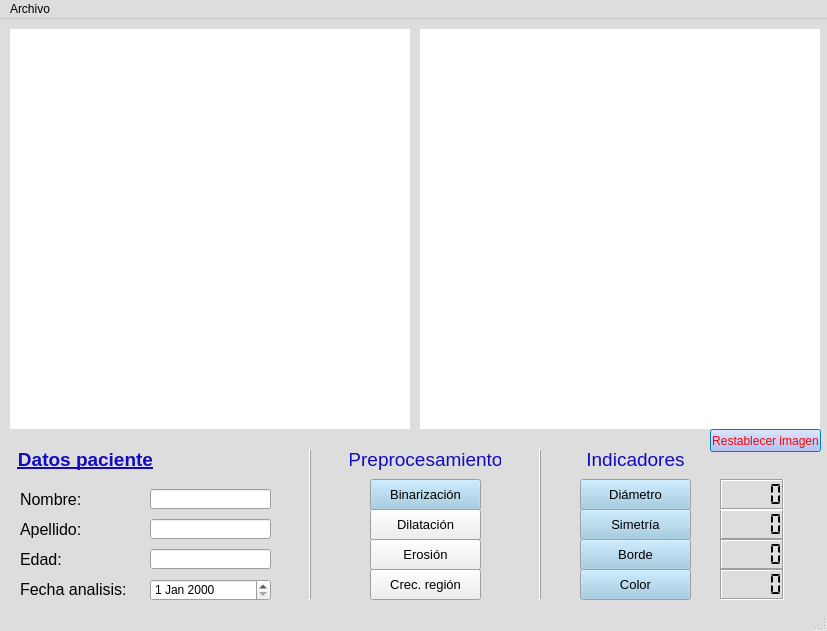
<?xml version="1.0" encoding="UTF-8"?>
<ui version="4.0">
 <class>MainWindow</class>
 <widget class="QMainWindow" name="MainWindow">
  <property name="geometry">
   <rect>
    <x>0</x>
    <y>0</y>
    <width>827</width>
    <height>631</height>
   </rect>
  </property>
  <property name="palette">
   <palette>
    <active>
     <colorrole role="Base">
      <brush brushstyle="SolidPattern">
       <color alpha="255">
        <red>255</red>
        <green>255</green>
        <blue>255</blue>
       </color>
      </brush>
     </colorrole>
     <colorrole role="Window">
      <brush brushstyle="SolidPattern">
       <color alpha="255">
        <red>221</red>
        <green>221</green>
        <blue>221</blue>
       </color>
      </brush>
     </colorrole>
    </active>
    <inactive>
     <colorrole role="Base">
      <brush brushstyle="SolidPattern">
       <color alpha="255">
        <red>255</red>
        <green>255</green>
        <blue>255</blue>
       </color>
      </brush>
     </colorrole>
     <colorrole role="Window">
      <brush brushstyle="SolidPattern">
       <color alpha="255">
        <red>221</red>
        <green>221</green>
        <blue>221</blue>
       </color>
      </brush>
     </colorrole>
    </inactive>
    <disabled>
     <colorrole role="Base">
      <brush brushstyle="SolidPattern">
       <color alpha="255">
        <red>221</red>
        <green>221</green>
        <blue>221</blue>
       </color>
      </brush>
     </colorrole>
     <colorrole role="Window">
      <brush brushstyle="SolidPattern">
       <color alpha="255">
        <red>221</red>
        <green>221</green>
        <blue>221</blue>
       </color>
      </brush>
     </colorrole>
    </disabled>
   </palette>
  </property>
  <property name="windowTitle">
   <string>MainWindow</string>
  </property>
  <property name="styleSheet">
   <string notr="true"/>
  </property>
  <property name="tabShape">
   <enum>QTabWidget::Rounded</enum>
  </property>
  <widget class="QWidget" name="centralWidget">
   <widget class="myQGraphicsView" name="graphicsView">
    <property name="geometry">
     <rect>
      <x>420</x>
      <y>10</y>
      <width>400</width>
      <height>400</height>
     </rect>
    </property>
    <property name="maximumSize">
     <size>
      <width>400</width>
      <height>400</height>
     </size>
    </property>
    <property name="mouseTracking">
     <bool>true</bool>
    </property>
    <property name="frameShape">
     <enum>QFrame::NoFrame</enum>
    </property>
    <property name="frameShadow">
     <enum>QFrame::Plain</enum>
    </property>
    <property name="verticalScrollBarPolicy">
     <enum>Qt::ScrollBarAlwaysOff</enum>
    </property>
    <property name="horizontalScrollBarPolicy">
     <enum>Qt::ScrollBarAlwaysOff</enum>
    </property>
   </widget>
   <widget class="QPushButton" name="pushButton">
    <property name="enabled">
     <bool>true</bool>
    </property>
    <property name="geometry">
     <rect>
      <x>370</x>
      <y>460</y>
      <width>111</width>
      <height>31</height>
     </rect>
    </property>
    <property name="palette">
     <palette>
      <active>
       <colorrole role="Button">
        <brush brushstyle="SolidPattern">
         <color alpha="255">
          <red>151</red>
          <green>199</green>
          <blue>225</blue>
         </color>
        </brush>
       </colorrole>
       <colorrole role="ButtonText">
        <brush brushstyle="SolidPattern">
         <color alpha="255">
          <red>0</red>
          <green>0</green>
          <blue>0</blue>
         </color>
        </brush>
       </colorrole>
       <colorrole role="Base">
        <brush brushstyle="SolidPattern">
         <color alpha="255">
          <red>137</red>
          <green>208</green>
          <blue>229</blue>
         </color>
        </brush>
       </colorrole>
      </active>
      <inactive>
       <colorrole role="Button">
        <brush brushstyle="SolidPattern">
         <color alpha="255">
          <red>151</red>
          <green>199</green>
          <blue>225</blue>
         </color>
        </brush>
       </colorrole>
       <colorrole role="ButtonText">
        <brush brushstyle="SolidPattern">
         <color alpha="255">
          <red>0</red>
          <green>0</green>
          <blue>0</blue>
         </color>
        </brush>
       </colorrole>
       <colorrole role="Base">
        <brush brushstyle="SolidPattern">
         <color alpha="255">
          <red>137</red>
          <green>208</green>
          <blue>229</blue>
         </color>
        </brush>
       </colorrole>
      </inactive>
      <disabled>
       <colorrole role="Button">
        <brush brushstyle="SolidPattern">
         <color alpha="255">
          <red>151</red>
          <green>199</green>
          <blue>225</blue>
         </color>
        </brush>
       </colorrole>
       <colorrole role="ButtonText">
        <brush brushstyle="SolidPattern">
         <color alpha="255">
          <red>120</red>
          <green>120</green>
          <blue>120</blue>
         </color>
        </brush>
       </colorrole>
       <colorrole role="Base">
        <brush brushstyle="SolidPattern">
         <color alpha="255">
          <red>221</red>
          <green>221</green>
          <blue>221</blue>
         </color>
        </brush>
       </colorrole>
      </disabled>
     </palette>
    </property>
    <property name="font">
     <font>
      <family>Khmer UI</family>
      <pointsize>10</pointsize>
      <weight>50</weight>
      <italic>false</italic>
      <bold>false</bold>
     </font>
    </property>
    <property name="text">
     <string>Binarización</string>
    </property>
    <property name="checkable">
     <bool>false</bool>
    </property>
   </widget>
   <widget class="QLabel" name="label_6">
    <property name="geometry">
     <rect>
      <x>570</x>
      <y>430</y>
      <width>131</width>
      <height>21</height>
     </rect>
    </property>
    <property name="palette">
     <palette>
      <active>
       <colorrole role="WindowText">
        <brush brushstyle="SolidPattern">
         <color alpha="255">
          <red>17</red>
          <green>11</green>
          <blue>189</blue>
         </color>
        </brush>
       </colorrole>
       <colorrole role="Text">
        <brush brushstyle="SolidPattern">
         <color alpha="255">
          <red>0</red>
          <green>0</green>
          <blue>0</blue>
         </color>
        </brush>
       </colorrole>
      </active>
      <inactive>
       <colorrole role="WindowText">
        <brush brushstyle="SolidPattern">
         <color alpha="255">
          <red>17</red>
          <green>11</green>
          <blue>189</blue>
         </color>
        </brush>
       </colorrole>
       <colorrole role="Text">
        <brush brushstyle="SolidPattern">
         <color alpha="255">
          <red>0</red>
          <green>0</green>
          <blue>0</blue>
         </color>
        </brush>
       </colorrole>
      </inactive>
      <disabled>
       <colorrole role="WindowText">
        <brush brushstyle="SolidPattern">
         <color alpha="255">
          <red>120</red>
          <green>120</green>
          <blue>120</blue>
         </color>
        </brush>
       </colorrole>
       <colorrole role="Text">
        <brush brushstyle="SolidPattern">
         <color alpha="255">
          <red>120</red>
          <green>120</green>
          <blue>120</blue>
         </color>
        </brush>
       </colorrole>
      </disabled>
     </palette>
    </property>
    <property name="font">
     <font>
      <family>Khmer UI</family>
      <pointsize>14</pointsize>
      <weight>50</weight>
      <bold>false</bold>
     </font>
    </property>
    <property name="text">
     <string>Indicadores</string>
    </property>
    <property name="alignment">
     <set>Qt::AlignCenter</set>
    </property>
   </widget>
   <widget class="QLCDNumber" name="lcdNumber">
    <property name="geometry">
     <rect>
      <x>720</x>
      <y>490</y>
      <width>64</width>
      <height>31</height>
     </rect>
    </property>
    <property name="frameShadow">
     <enum>QFrame::Sunken</enum>
    </property>
    <property name="segmentStyle">
     <enum>QLCDNumber::Flat</enum>
    </property>
   </widget>
   <widget class="QLCDNumber" name="lcdNumber_2">
    <property name="geometry">
     <rect>
      <x>720</x>
      <y>520</y>
      <width>64</width>
      <height>31</height>
     </rect>
    </property>
    <property name="frameShadow">
     <enum>QFrame::Sunken</enum>
    </property>
    <property name="segmentStyle">
     <enum>QLCDNumber::Flat</enum>
    </property>
   </widget>
   <widget class="QLCDNumber" name="lcdNumber_3">
    <property name="geometry">
     <rect>
      <x>720</x>
      <y>550</y>
      <width>64</width>
      <height>31</height>
     </rect>
    </property>
    <property name="frameShadow">
     <enum>QFrame::Sunken</enum>
    </property>
    <property name="segmentStyle">
     <enum>QLCDNumber::Flat</enum>
    </property>
   </widget>
   <widget class="QLCDNumber" name="lcdNumber_4">
    <property name="geometry">
     <rect>
      <x>720</x>
      <y>460</y>
      <width>64</width>
      <height>31</height>
     </rect>
    </property>
    <property name="palette">
     <palette>
      <active>
       <colorrole role="Button">
        <brush brushstyle="SolidPattern">
         <color alpha="255">
          <red>0</red>
          <green>0</green>
          <blue>0</blue>
         </color>
        </brush>
       </colorrole>
      </active>
      <inactive>
       <colorrole role="Button">
        <brush brushstyle="SolidPattern">
         <color alpha="255">
          <red>0</red>
          <green>0</green>
          <blue>0</blue>
         </color>
        </brush>
       </colorrole>
      </inactive>
      <disabled>
       <colorrole role="Button">
        <brush brushstyle="SolidPattern">
         <color alpha="255">
          <red>0</red>
          <green>0</green>
          <blue>0</blue>
         </color>
        </brush>
       </colorrole>
      </disabled>
     </palette>
    </property>
    <property name="frameShadow">
     <enum>QFrame::Sunken</enum>
    </property>
    <property name="segmentStyle">
     <enum>QLCDNumber::Flat</enum>
    </property>
   </widget>
   <widget class="QPushButton" name="pushButton_2">
    <property name="geometry">
     <rect>
      <x>370</x>
      <y>520</y>
      <width>111</width>
      <height>31</height>
     </rect>
    </property>
    <property name="palette">
     <palette>
      <active>
       <colorrole role="ButtonText">
        <brush brushstyle="SolidPattern">
         <color alpha="255">
          <red>0</red>
          <green>0</green>
          <blue>0</blue>
         </color>
        </brush>
       </colorrole>
      </active>
      <inactive>
       <colorrole role="ButtonText">
        <brush brushstyle="SolidPattern">
         <color alpha="255">
          <red>0</red>
          <green>0</green>
          <blue>0</blue>
         </color>
        </brush>
       </colorrole>
      </inactive>
      <disabled>
       <colorrole role="ButtonText">
        <brush brushstyle="SolidPattern">
         <color alpha="255">
          <red>120</red>
          <green>120</green>
          <blue>120</blue>
         </color>
        </brush>
       </colorrole>
      </disabled>
     </palette>
    </property>
    <property name="font">
     <font>
      <family>Khmer UI</family>
      <pointsize>10</pointsize>
     </font>
    </property>
    <property name="text">
     <string>Erosión</string>
    </property>
   </widget>
   <widget class="QPushButton" name="pushButton_3">
    <property name="geometry">
     <rect>
      <x>370</x>
      <y>490</y>
      <width>111</width>
      <height>31</height>
     </rect>
    </property>
    <property name="palette">
     <palette>
      <active>
       <colorrole role="ButtonText">
        <brush brushstyle="SolidPattern">
         <color alpha="255">
          <red>0</red>
          <green>0</green>
          <blue>0</blue>
         </color>
        </brush>
       </colorrole>
      </active>
      <inactive>
       <colorrole role="ButtonText">
        <brush brushstyle="SolidPattern">
         <color alpha="255">
          <red>0</red>
          <green>0</green>
          <blue>0</blue>
         </color>
        </brush>
       </colorrole>
      </inactive>
      <disabled>
       <colorrole role="ButtonText">
        <brush brushstyle="SolidPattern">
         <color alpha="255">
          <red>120</red>
          <green>120</green>
          <blue>120</blue>
         </color>
        </brush>
       </colorrole>
      </disabled>
     </palette>
    </property>
    <property name="font">
     <font>
      <family>Khmer UI</family>
      <pointsize>10</pointsize>
     </font>
    </property>
    <property name="text">
     <string>Dilatación</string>
    </property>
   </widget>
   <widget class="QPushButton" name="pushButton_4">
    <property name="geometry">
     <rect>
      <x>370</x>
      <y>550</y>
      <width>111</width>
      <height>31</height>
     </rect>
    </property>
    <property name="palette">
     <palette>
      <active>
       <colorrole role="ButtonText">
        <brush brushstyle="SolidPattern">
         <color alpha="255">
          <red>0</red>
          <green>0</green>
          <blue>0</blue>
         </color>
        </brush>
       </colorrole>
      </active>
      <inactive>
       <colorrole role="ButtonText">
        <brush brushstyle="SolidPattern">
         <color alpha="255">
          <red>0</red>
          <green>0</green>
          <blue>0</blue>
         </color>
        </brush>
       </colorrole>
      </inactive>
      <disabled>
       <colorrole role="ButtonText">
        <brush brushstyle="SolidPattern">
         <color alpha="255">
          <red>120</red>
          <green>120</green>
          <blue>120</blue>
         </color>
        </brush>
       </colorrole>
      </disabled>
     </palette>
    </property>
    <property name="font">
     <font>
      <family>Khmer UI</family>
      <pointsize>10</pointsize>
     </font>
    </property>
    <property name="text">
     <string>Crec. región</string>
    </property>
   </widget>
   <widget class="myQGraphicsView" name="graphicsView_2">
    <property name="geometry">
     <rect>
      <x>10</x>
      <y>10</y>
      <width>400</width>
      <height>400</height>
     </rect>
    </property>
    <property name="maximumSize">
     <size>
      <width>400</width>
      <height>400</height>
     </size>
    </property>
    <property name="mouseTracking">
     <bool>true</bool>
    </property>
    <property name="frameShape">
     <enum>QFrame::NoFrame</enum>
    </property>
    <property name="frameShadow">
     <enum>QFrame::Plain</enum>
    </property>
    <property name="verticalScrollBarPolicy">
     <enum>Qt::ScrollBarAlwaysOff</enum>
    </property>
    <property name="horizontalScrollBarPolicy">
     <enum>Qt::ScrollBarAlwaysOff</enum>
    </property>
   </widget>
   <widget class="QPushButton" name="pushButton_5">
    <property name="geometry">
     <rect>
      <x>580</x>
      <y>460</y>
      <width>111</width>
      <height>31</height>
     </rect>
    </property>
    <property name="palette">
     <palette>
      <active>
       <colorrole role="Button">
        <brush brushstyle="SolidPattern">
         <color alpha="255">
          <red>151</red>
          <green>199</green>
          <blue>225</blue>
         </color>
        </brush>
       </colorrole>
       <colorrole role="ButtonText">
        <brush brushstyle="SolidPattern">
         <color alpha="255">
          <red>0</red>
          <green>0</green>
          <blue>0</blue>
         </color>
        </brush>
       </colorrole>
       <colorrole role="Base">
        <brush brushstyle="SolidPattern">
         <color alpha="255">
          <red>137</red>
          <green>208</green>
          <blue>229</blue>
         </color>
        </brush>
       </colorrole>
      </active>
      <inactive>
       <colorrole role="Button">
        <brush brushstyle="SolidPattern">
         <color alpha="255">
          <red>151</red>
          <green>199</green>
          <blue>225</blue>
         </color>
        </brush>
       </colorrole>
       <colorrole role="ButtonText">
        <brush brushstyle="SolidPattern">
         <color alpha="255">
          <red>0</red>
          <green>0</green>
          <blue>0</blue>
         </color>
        </brush>
       </colorrole>
       <colorrole role="Base">
        <brush brushstyle="SolidPattern">
         <color alpha="255">
          <red>137</red>
          <green>208</green>
          <blue>229</blue>
         </color>
        </brush>
       </colorrole>
      </inactive>
      <disabled>
       <colorrole role="Button">
        <brush brushstyle="SolidPattern">
         <color alpha="255">
          <red>151</red>
          <green>199</green>
          <blue>225</blue>
         </color>
        </brush>
       </colorrole>
       <colorrole role="ButtonText">
        <brush brushstyle="SolidPattern">
         <color alpha="255">
          <red>120</red>
          <green>120</green>
          <blue>120</blue>
         </color>
        </brush>
       </colorrole>
       <colorrole role="Base">
        <brush brushstyle="SolidPattern">
         <color alpha="255">
          <red>221</red>
          <green>221</green>
          <blue>221</blue>
         </color>
        </brush>
       </colorrole>
      </disabled>
     </palette>
    </property>
    <property name="font">
     <font>
      <family>Khmer UI</family>
      <pointsize>10</pointsize>
      <weight>50</weight>
      <italic>false</italic>
      <bold>false</bold>
     </font>
    </property>
    <property name="text">
     <string>Diámetro</string>
    </property>
   </widget>
   <widget class="QPushButton" name="pushButton_6">
    <property name="geometry">
     <rect>
      <x>580</x>
      <y>490</y>
      <width>111</width>
      <height>31</height>
     </rect>
    </property>
    <property name="palette">
     <palette>
      <active>
       <colorrole role="Button">
        <brush brushstyle="SolidPattern">
         <color alpha="255">
          <red>151</red>
          <green>199</green>
          <blue>225</blue>
         </color>
        </brush>
       </colorrole>
       <colorrole role="ButtonText">
        <brush brushstyle="SolidPattern">
         <color alpha="255">
          <red>0</red>
          <green>0</green>
          <blue>0</blue>
         </color>
        </brush>
       </colorrole>
       <colorrole role="Base">
        <brush brushstyle="SolidPattern">
         <color alpha="255">
          <red>137</red>
          <green>208</green>
          <blue>229</blue>
         </color>
        </brush>
       </colorrole>
      </active>
      <inactive>
       <colorrole role="Button">
        <brush brushstyle="SolidPattern">
         <color alpha="255">
          <red>151</red>
          <green>199</green>
          <blue>225</blue>
         </color>
        </brush>
       </colorrole>
       <colorrole role="ButtonText">
        <brush brushstyle="SolidPattern">
         <color alpha="255">
          <red>0</red>
          <green>0</green>
          <blue>0</blue>
         </color>
        </brush>
       </colorrole>
       <colorrole role="Base">
        <brush brushstyle="SolidPattern">
         <color alpha="255">
          <red>137</red>
          <green>208</green>
          <blue>229</blue>
         </color>
        </brush>
       </colorrole>
      </inactive>
      <disabled>
       <colorrole role="Button">
        <brush brushstyle="SolidPattern">
         <color alpha="255">
          <red>151</red>
          <green>199</green>
          <blue>225</blue>
         </color>
        </brush>
       </colorrole>
       <colorrole role="ButtonText">
        <brush brushstyle="SolidPattern">
         <color alpha="255">
          <red>120</red>
          <green>120</green>
          <blue>120</blue>
         </color>
        </brush>
       </colorrole>
       <colorrole role="Base">
        <brush brushstyle="SolidPattern">
         <color alpha="255">
          <red>221</red>
          <green>221</green>
          <blue>221</blue>
         </color>
        </brush>
       </colorrole>
      </disabled>
     </palette>
    </property>
    <property name="font">
     <font>
      <family>Khmer UI</family>
      <pointsize>10</pointsize>
      <weight>50</weight>
      <italic>false</italic>
      <bold>false</bold>
     </font>
    </property>
    <property name="text">
     <string>Simetría</string>
    </property>
   </widget>
   <widget class="QPushButton" name="pushButton_7">
    <property name="geometry">
     <rect>
      <x>580</x>
      <y>520</y>
      <width>111</width>
      <height>31</height>
     </rect>
    </property>
    <property name="palette">
     <palette>
      <active>
       <colorrole role="Button">
        <brush brushstyle="SolidPattern">
         <color alpha="255">
          <red>151</red>
          <green>199</green>
          <blue>225</blue>
         </color>
        </brush>
       </colorrole>
       <colorrole role="ButtonText">
        <brush brushstyle="SolidPattern">
         <color alpha="255">
          <red>0</red>
          <green>0</green>
          <blue>0</blue>
         </color>
        </brush>
       </colorrole>
       <colorrole role="Base">
        <brush brushstyle="SolidPattern">
         <color alpha="255">
          <red>137</red>
          <green>208</green>
          <blue>229</blue>
         </color>
        </brush>
       </colorrole>
      </active>
      <inactive>
       <colorrole role="Button">
        <brush brushstyle="SolidPattern">
         <color alpha="255">
          <red>151</red>
          <green>199</green>
          <blue>225</blue>
         </color>
        </brush>
       </colorrole>
       <colorrole role="ButtonText">
        <brush brushstyle="SolidPattern">
         <color alpha="255">
          <red>0</red>
          <green>0</green>
          <blue>0</blue>
         </color>
        </brush>
       </colorrole>
       <colorrole role="Base">
        <brush brushstyle="SolidPattern">
         <color alpha="255">
          <red>137</red>
          <green>208</green>
          <blue>229</blue>
         </color>
        </brush>
       </colorrole>
      </inactive>
      <disabled>
       <colorrole role="Button">
        <brush brushstyle="SolidPattern">
         <color alpha="255">
          <red>151</red>
          <green>199</green>
          <blue>225</blue>
         </color>
        </brush>
       </colorrole>
       <colorrole role="ButtonText">
        <brush brushstyle="SolidPattern">
         <color alpha="255">
          <red>120</red>
          <green>120</green>
          <blue>120</blue>
         </color>
        </brush>
       </colorrole>
       <colorrole role="Base">
        <brush brushstyle="SolidPattern">
         <color alpha="255">
          <red>221</red>
          <green>221</green>
          <blue>221</blue>
         </color>
        </brush>
       </colorrole>
      </disabled>
     </palette>
    </property>
    <property name="font">
     <font>
      <family>Khmer UI</family>
      <pointsize>10</pointsize>
      <weight>50</weight>
      <italic>false</italic>
      <bold>false</bold>
     </font>
    </property>
    <property name="text">
     <string>Borde</string>
    </property>
   </widget>
   <widget class="QPushButton" name="pushButton_8">
    <property name="geometry">
     <rect>
      <x>580</x>
      <y>550</y>
      <width>111</width>
      <height>31</height>
     </rect>
    </property>
    <property name="palette">
     <palette>
      <active>
       <colorrole role="Button">
        <brush brushstyle="SolidPattern">
         <color alpha="255">
          <red>151</red>
          <green>199</green>
          <blue>225</blue>
         </color>
        </brush>
       </colorrole>
       <colorrole role="ButtonText">
        <brush brushstyle="SolidPattern">
         <color alpha="255">
          <red>0</red>
          <green>0</green>
          <blue>0</blue>
         </color>
        </brush>
       </colorrole>
       <colorrole role="Base">
        <brush brushstyle="SolidPattern">
         <color alpha="255">
          <red>137</red>
          <green>208</green>
          <blue>229</blue>
         </color>
        </brush>
       </colorrole>
      </active>
      <inactive>
       <colorrole role="Button">
        <brush brushstyle="SolidPattern">
         <color alpha="255">
          <red>151</red>
          <green>199</green>
          <blue>225</blue>
         </color>
        </brush>
       </colorrole>
       <colorrole role="ButtonText">
        <brush brushstyle="SolidPattern">
         <color alpha="255">
          <red>0</red>
          <green>0</green>
          <blue>0</blue>
         </color>
        </brush>
       </colorrole>
       <colorrole role="Base">
        <brush brushstyle="SolidPattern">
         <color alpha="255">
          <red>137</red>
          <green>208</green>
          <blue>229</blue>
         </color>
        </brush>
       </colorrole>
      </inactive>
      <disabled>
       <colorrole role="Button">
        <brush brushstyle="SolidPattern">
         <color alpha="255">
          <red>151</red>
          <green>199</green>
          <blue>225</blue>
         </color>
        </brush>
       </colorrole>
       <colorrole role="ButtonText">
        <brush brushstyle="SolidPattern">
         <color alpha="255">
          <red>120</red>
          <green>120</green>
          <blue>120</blue>
         </color>
        </brush>
       </colorrole>
       <colorrole role="Base">
        <brush brushstyle="SolidPattern">
         <color alpha="255">
          <red>221</red>
          <green>221</green>
          <blue>221</blue>
         </color>
        </brush>
       </colorrole>
      </disabled>
     </palette>
    </property>
    <property name="font">
     <font>
      <family>Khmer UI</family>
      <pointsize>10</pointsize>
      <weight>50</weight>
      <italic>false</italic>
      <bold>false</bold>
     </font>
    </property>
    <property name="text">
     <string>Color</string>
    </property>
   </widget>
   <widget class="QPushButton" name="pushButton_9">
    <property name="geometry">
     <rect>
      <x>710</x>
      <y>410</y>
      <width>111</width>
      <height>23</height>
     </rect>
    </property>
    <property name="palette">
     <palette>
      <active>
       <colorrole role="Button">
        <brush brushstyle="SolidPattern">
         <color alpha="255">
          <red>156</red>
          <green>179</green>
          <blue>241</blue>
         </color>
        </brush>
       </colorrole>
       <colorrole role="Midlight">
        <brush brushstyle="SolidPattern">
         <color alpha="255">
          <red>84</red>
          <green>103</green>
          <blue>227</blue>
         </color>
        </brush>
       </colorrole>
       <colorrole role="ButtonText">
        <brush brushstyle="SolidPattern">
         <color alpha="255">
          <red>255</red>
          <green>0</green>
          <blue>4</blue>
         </color>
        </brush>
       </colorrole>
       <colorrole role="Base">
        <brush brushstyle="SolidPattern">
         <color alpha="255">
          <red>255</red>
          <green>255</green>
          <blue>255</blue>
         </color>
        </brush>
       </colorrole>
       <colorrole role="Window">
        <brush brushstyle="SolidPattern">
         <color alpha="255">
          <red>0</red>
          <green>170</green>
          <blue>255</blue>
         </color>
        </brush>
       </colorrole>
      </active>
      <inactive>
       <colorrole role="Button">
        <brush brushstyle="SolidPattern">
         <color alpha="255">
          <red>156</red>
          <green>179</green>
          <blue>241</blue>
         </color>
        </brush>
       </colorrole>
       <colorrole role="Midlight">
        <brush brushstyle="SolidPattern">
         <color alpha="255">
          <red>84</red>
          <green>103</green>
          <blue>227</blue>
         </color>
        </brush>
       </colorrole>
       <colorrole role="ButtonText">
        <brush brushstyle="SolidPattern">
         <color alpha="255">
          <red>255</red>
          <green>0</green>
          <blue>4</blue>
         </color>
        </brush>
       </colorrole>
       <colorrole role="Base">
        <brush brushstyle="SolidPattern">
         <color alpha="255">
          <red>255</red>
          <green>255</green>
          <blue>255</blue>
         </color>
        </brush>
       </colorrole>
       <colorrole role="Window">
        <brush brushstyle="SolidPattern">
         <color alpha="255">
          <red>0</red>
          <green>170</green>
          <blue>255</blue>
         </color>
        </brush>
       </colorrole>
      </inactive>
      <disabled>
       <colorrole role="Button">
        <brush brushstyle="SolidPattern">
         <color alpha="255">
          <red>156</red>
          <green>179</green>
          <blue>241</blue>
         </color>
        </brush>
       </colorrole>
       <colorrole role="Midlight">
        <brush brushstyle="SolidPattern">
         <color alpha="255">
          <red>84</red>
          <green>103</green>
          <blue>227</blue>
         </color>
        </brush>
       </colorrole>
       <colorrole role="ButtonText">
        <brush brushstyle="SolidPattern">
         <color alpha="255">
          <red>120</red>
          <green>120</green>
          <blue>120</blue>
         </color>
        </brush>
       </colorrole>
       <colorrole role="Base">
        <brush brushstyle="SolidPattern">
         <color alpha="255">
          <red>0</red>
          <green>170</green>
          <blue>255</blue>
         </color>
        </brush>
       </colorrole>
       <colorrole role="Window">
        <brush brushstyle="SolidPattern">
         <color alpha="255">
          <red>0</red>
          <green>170</green>
          <blue>255</blue>
         </color>
        </brush>
       </colorrole>
      </disabled>
     </palette>
    </property>
    <property name="text">
     <string>Restablecer imagen</string>
    </property>
   </widget>
   <widget class="QLabel" name="label_7">
    <property name="geometry">
     <rect>
      <x>350</x>
      <y>430</y>
      <width>151</width>
      <height>21</height>
     </rect>
    </property>
    <property name="palette">
     <palette>
      <active>
       <colorrole role="WindowText">
        <brush brushstyle="SolidPattern">
         <color alpha="255">
          <red>17</red>
          <green>11</green>
          <blue>189</blue>
         </color>
        </brush>
       </colorrole>
       <colorrole role="Text">
        <brush brushstyle="SolidPattern">
         <color alpha="255">
          <red>0</red>
          <green>0</green>
          <blue>0</blue>
         </color>
        </brush>
       </colorrole>
      </active>
      <inactive>
       <colorrole role="WindowText">
        <brush brushstyle="SolidPattern">
         <color alpha="255">
          <red>17</red>
          <green>11</green>
          <blue>189</blue>
         </color>
        </brush>
       </colorrole>
       <colorrole role="Text">
        <brush brushstyle="SolidPattern">
         <color alpha="255">
          <red>0</red>
          <green>0</green>
          <blue>0</blue>
         </color>
        </brush>
       </colorrole>
      </inactive>
      <disabled>
       <colorrole role="WindowText">
        <brush brushstyle="SolidPattern">
         <color alpha="255">
          <red>120</red>
          <green>120</green>
          <blue>120</blue>
         </color>
        </brush>
       </colorrole>
       <colorrole role="Text">
        <brush brushstyle="SolidPattern">
         <color alpha="255">
          <red>120</red>
          <green>120</green>
          <blue>120</blue>
         </color>
        </brush>
       </colorrole>
      </disabled>
     </palette>
    </property>
    <property name="font">
     <font>
      <family>Khmer UI</family>
      <pointsize>14</pointsize>
      <weight>50</weight>
      <bold>false</bold>
     </font>
    </property>
    <property name="text">
     <string>Preprocesamiento</string>
    </property>
    <property name="alignment">
     <set>Qt::AlignCenter</set>
    </property>
   </widget>
   <widget class="QLineEdit" name="lineEdit">
    <property name="geometry">
     <rect>
      <x>150</x>
      <y>470</y>
      <width>121</width>
      <height>20</height>
     </rect>
    </property>
    <property name="maxLength">
     <number>32767</number>
    </property>
   </widget>
   <widget class="QLabel" name="label_8">
    <property name="geometry">
     <rect>
      <x>10</x>
      <y>430</y>
      <width>151</width>
      <height>21</height>
     </rect>
    </property>
    <property name="palette">
     <palette>
      <active>
       <colorrole role="WindowText">
        <brush brushstyle="SolidPattern">
         <color alpha="255">
          <red>17</red>
          <green>11</green>
          <blue>189</blue>
         </color>
        </brush>
       </colorrole>
       <colorrole role="Text">
        <brush brushstyle="SolidPattern">
         <color alpha="255">
          <red>0</red>
          <green>0</green>
          <blue>0</blue>
         </color>
        </brush>
       </colorrole>
      </active>
      <inactive>
       <colorrole role="WindowText">
        <brush brushstyle="SolidPattern">
         <color alpha="255">
          <red>17</red>
          <green>11</green>
          <blue>189</blue>
         </color>
        </brush>
       </colorrole>
       <colorrole role="Text">
        <brush brushstyle="SolidPattern">
         <color alpha="255">
          <red>0</red>
          <green>0</green>
          <blue>0</blue>
         </color>
        </brush>
       </colorrole>
      </inactive>
      <disabled>
       <colorrole role="WindowText">
        <brush brushstyle="SolidPattern">
         <color alpha="255">
          <red>120</red>
          <green>120</green>
          <blue>120</blue>
         </color>
        </brush>
       </colorrole>
       <colorrole role="Text">
        <brush brushstyle="SolidPattern">
         <color alpha="255">
          <red>120</red>
          <green>120</green>
          <blue>120</blue>
         </color>
        </brush>
       </colorrole>
      </disabled>
     </palette>
    </property>
    <property name="font">
     <font>
      <family>Khmer UI</family>
      <pointsize>14</pointsize>
      <weight>75</weight>
      <bold>true</bold>
      <underline>true</underline>
     </font>
    </property>
    <property name="text">
     <string>Datos paciente</string>
    </property>
    <property name="alignment">
     <set>Qt::AlignCenter</set>
    </property>
   </widget>
   <widget class="QLabel" name="label_9">
    <property name="geometry">
     <rect>
      <x>20</x>
      <y>470</y>
      <width>111</width>
      <height>21</height>
     </rect>
    </property>
    <property name="palette">
     <palette>
      <active>
       <colorrole role="WindowText">
        <brush brushstyle="SolidPattern">
         <color alpha="255">
          <red>0</red>
          <green>0</green>
          <blue>0</blue>
         </color>
        </brush>
       </colorrole>
       <colorrole role="Text">
        <brush brushstyle="SolidPattern">
         <color alpha="255">
          <red>0</red>
          <green>0</green>
          <blue>0</blue>
         </color>
        </brush>
       </colorrole>
      </active>
      <inactive>
       <colorrole role="WindowText">
        <brush brushstyle="SolidPattern">
         <color alpha="255">
          <red>0</red>
          <green>0</green>
          <blue>0</blue>
         </color>
        </brush>
       </colorrole>
       <colorrole role="Text">
        <brush brushstyle="SolidPattern">
         <color alpha="255">
          <red>0</red>
          <green>0</green>
          <blue>0</blue>
         </color>
        </brush>
       </colorrole>
      </inactive>
      <disabled>
       <colorrole role="WindowText">
        <brush brushstyle="SolidPattern">
         <color alpha="255">
          <red>120</red>
          <green>120</green>
          <blue>120</blue>
         </color>
        </brush>
       </colorrole>
       <colorrole role="Text">
        <brush brushstyle="SolidPattern">
         <color alpha="255">
          <red>120</red>
          <green>120</green>
          <blue>120</blue>
         </color>
        </brush>
       </colorrole>
      </disabled>
     </palette>
    </property>
    <property name="font">
     <font>
      <family>Khmer UI</family>
      <pointsize>12</pointsize>
      <weight>50</weight>
      <bold>false</bold>
     </font>
    </property>
    <property name="text">
     <string>Nombre:</string>
    </property>
    <property name="alignment">
     <set>Qt::AlignLeading|Qt::AlignLeft|Qt::AlignVCenter</set>
    </property>
   </widget>
   <widget class="QLabel" name="label_10">
    <property name="geometry">
     <rect>
      <x>20</x>
      <y>500</y>
      <width>111</width>
      <height>21</height>
     </rect>
    </property>
    <property name="palette">
     <palette>
      <active>
       <colorrole role="WindowText">
        <brush brushstyle="SolidPattern">
         <color alpha="255">
          <red>0</red>
          <green>0</green>
          <blue>0</blue>
         </color>
        </brush>
       </colorrole>
       <colorrole role="Text">
        <brush brushstyle="SolidPattern">
         <color alpha="255">
          <red>0</red>
          <green>0</green>
          <blue>0</blue>
         </color>
        </brush>
       </colorrole>
      </active>
      <inactive>
       <colorrole role="WindowText">
        <brush brushstyle="SolidPattern">
         <color alpha="255">
          <red>0</red>
          <green>0</green>
          <blue>0</blue>
         </color>
        </brush>
       </colorrole>
       <colorrole role="Text">
        <brush brushstyle="SolidPattern">
         <color alpha="255">
          <red>0</red>
          <green>0</green>
          <blue>0</blue>
         </color>
        </brush>
       </colorrole>
      </inactive>
      <disabled>
       <colorrole role="WindowText">
        <brush brushstyle="SolidPattern">
         <color alpha="255">
          <red>120</red>
          <green>120</green>
          <blue>120</blue>
         </color>
        </brush>
       </colorrole>
       <colorrole role="Text">
        <brush brushstyle="SolidPattern">
         <color alpha="255">
          <red>120</red>
          <green>120</green>
          <blue>120</blue>
         </color>
        </brush>
       </colorrole>
      </disabled>
     </palette>
    </property>
    <property name="font">
     <font>
      <family>Khmer UI</family>
      <pointsize>12</pointsize>
      <weight>50</weight>
      <bold>false</bold>
     </font>
    </property>
    <property name="text">
     <string>Apellido:</string>
    </property>
    <property name="alignment">
     <set>Qt::AlignLeading|Qt::AlignLeft|Qt::AlignVCenter</set>
    </property>
   </widget>
   <widget class="QLineEdit" name="lineEdit_2">
    <property name="geometry">
     <rect>
      <x>150</x>
      <y>500</y>
      <width>121</width>
      <height>20</height>
     </rect>
    </property>
    <property name="maxLength">
     <number>32767</number>
    </property>
   </widget>
   <widget class="QLabel" name="label_11">
    <property name="geometry">
     <rect>
      <x>20</x>
      <y>530</y>
      <width>111</width>
      <height>21</height>
     </rect>
    </property>
    <property name="palette">
     <palette>
      <active>
       <colorrole role="WindowText">
        <brush brushstyle="SolidPattern">
         <color alpha="255">
          <red>0</red>
          <green>0</green>
          <blue>0</blue>
         </color>
        </brush>
       </colorrole>
       <colorrole role="Text">
        <brush brushstyle="SolidPattern">
         <color alpha="255">
          <red>0</red>
          <green>0</green>
          <blue>0</blue>
         </color>
        </brush>
       </colorrole>
      </active>
      <inactive>
       <colorrole role="WindowText">
        <brush brushstyle="SolidPattern">
         <color alpha="255">
          <red>0</red>
          <green>0</green>
          <blue>0</blue>
         </color>
        </brush>
       </colorrole>
       <colorrole role="Text">
        <brush brushstyle="SolidPattern">
         <color alpha="255">
          <red>0</red>
          <green>0</green>
          <blue>0</blue>
         </color>
        </brush>
       </colorrole>
      </inactive>
      <disabled>
       <colorrole role="WindowText">
        <brush brushstyle="SolidPattern">
         <color alpha="255">
          <red>120</red>
          <green>120</green>
          <blue>120</blue>
         </color>
        </brush>
       </colorrole>
       <colorrole role="Text">
        <brush brushstyle="SolidPattern">
         <color alpha="255">
          <red>120</red>
          <green>120</green>
          <blue>120</blue>
         </color>
        </brush>
       </colorrole>
      </disabled>
     </palette>
    </property>
    <property name="font">
     <font>
      <family>Khmer UI</family>
      <pointsize>12</pointsize>
      <weight>50</weight>
      <bold>false</bold>
     </font>
    </property>
    <property name="text">
     <string>Edad:</string>
    </property>
    <property name="alignment">
     <set>Qt::AlignLeading|Qt::AlignLeft|Qt::AlignVCenter</set>
    </property>
   </widget>
   <widget class="QLabel" name="label_12">
    <property name="geometry">
     <rect>
      <x>20</x>
      <y>560</y>
      <width>111</width>
      <height>21</height>
     </rect>
    </property>
    <property name="palette">
     <palette>
      <active>
       <colorrole role="WindowText">
        <brush brushstyle="SolidPattern">
         <color alpha="255">
          <red>0</red>
          <green>0</green>
          <blue>0</blue>
         </color>
        </brush>
       </colorrole>
       <colorrole role="Text">
        <brush brushstyle="SolidPattern">
         <color alpha="255">
          <red>0</red>
          <green>0</green>
          <blue>0</blue>
         </color>
        </brush>
       </colorrole>
      </active>
      <inactive>
       <colorrole role="WindowText">
        <brush brushstyle="SolidPattern">
         <color alpha="255">
          <red>0</red>
          <green>0</green>
          <blue>0</blue>
         </color>
        </brush>
       </colorrole>
       <colorrole role="Text">
        <brush brushstyle="SolidPattern">
         <color alpha="255">
          <red>0</red>
          <green>0</green>
          <blue>0</blue>
         </color>
        </brush>
       </colorrole>
      </inactive>
      <disabled>
       <colorrole role="WindowText">
        <brush brushstyle="SolidPattern">
         <color alpha="255">
          <red>120</red>
          <green>120</green>
          <blue>120</blue>
         </color>
        </brush>
       </colorrole>
       <colorrole role="Text">
        <brush brushstyle="SolidPattern">
         <color alpha="255">
          <red>120</red>
          <green>120</green>
          <blue>120</blue>
         </color>
        </brush>
       </colorrole>
      </disabled>
     </palette>
    </property>
    <property name="font">
     <font>
      <family>Khmer UI</family>
      <pointsize>12</pointsize>
      <weight>50</weight>
      <bold>false</bold>
     </font>
    </property>
    <property name="text">
     <string>Fecha analisis:</string>
    </property>
    <property name="alignment">
     <set>Qt::AlignLeading|Qt::AlignLeft|Qt::AlignVCenter</set>
    </property>
   </widget>
   <widget class="QLineEdit" name="lineEdit_4">
    <property name="geometry">
     <rect>
      <x>150</x>
      <y>530</y>
      <width>121</width>
      <height>20</height>
     </rect>
    </property>
    <property name="maxLength">
     <number>32767</number>
    </property>
   </widget>
   <widget class="QDateEdit" name="dateEdit">
    <property name="geometry">
     <rect>
      <x>150</x>
      <y>560</y>
      <width>121</width>
      <height>22</height>
     </rect>
    </property>
   </widget>
   <widget class="Line" name="line">
    <property name="geometry">
     <rect>
      <x>300</x>
      <y>430</y>
      <width>20</width>
      <height>151</height>
     </rect>
    </property>
    <property name="frameShadow">
     <enum>QFrame::Raised</enum>
    </property>
    <property name="orientation">
     <enum>Qt::Vertical</enum>
    </property>
   </widget>
   <widget class="Line" name="line_2">
    <property name="geometry">
     <rect>
      <x>530</x>
      <y>430</y>
      <width>20</width>
      <height>151</height>
     </rect>
    </property>
    <property name="frameShadow">
     <enum>QFrame::Raised</enum>
    </property>
    <property name="orientation">
     <enum>Qt::Vertical</enum>
    </property>
   </widget>
  </widget>
  <widget class="QMenuBar" name="menuBar">
   <property name="geometry">
    <rect>
     <x>0</x>
     <y>0</y>
     <width>827</width>
     <height>21</height>
    </rect>
   </property>
   <widget class="QMenu" name="menuArchivo">
    <property name="title">
     <string>Archivo</string>
    </property>
    <addaction name="actionAbrir_imagen"/>
    <addaction name="actionExportar_datos"/>
   </widget>
   <addaction name="menuArchivo"/>
  </widget>
  <widget class="QStatusBar" name="statusBar"/>
  <action name="actionAbrir_imagen">
   <property name="text">
    <string>Abrir imagen</string>
   </property>
  </action>
  <action name="actionBarras_Horizontales">
   <property name="text">
    <string>Barras Horizontales</string>
   </property>
  </action>
  <action name="actionExportar_datos">
   <property name="text">
    <string>Exportar datos</string>
   </property>
  </action>
 </widget>
 <layoutdefault spacing="6" margin="11"/>
 <customwidgets>
  <customwidget>
   <class>myQGraphicsView</class>
   <extends>QGraphicsView</extends>
   <header>myqgraphicsview.h</header>
  </customwidget>
 </customwidgets>
 <resources/>
 <connections/>
</ui>
